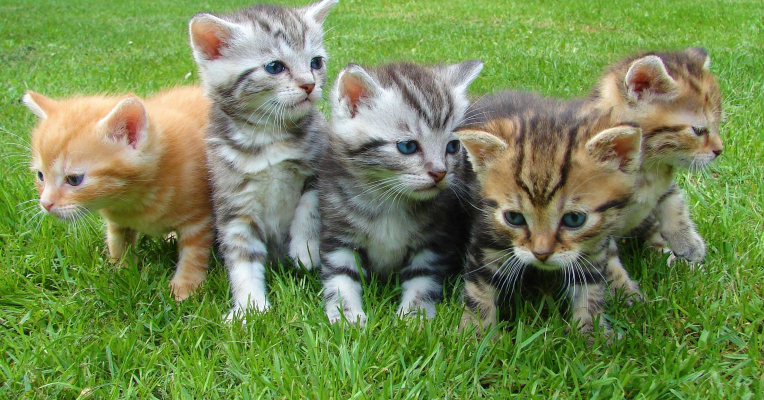
#> input picture OpenCV/ObjectDetectionTracking/02_CatDetection/image/01.jpg, 1528 x 800 px (shown at 1/2 size)
$ jupyter execute CatDetection.ipynb
#> lines starting #> are read from the running program, lines starting #| are printed output that depends on the picture; after the words box and inside, x2 and y2 are one past the last pixel; in counts of white or black regions, pixels touching at a corner belong together
# Cat Detection

Explanation:
detector.detectMultiScale(gray, scaleFactor=1.3, minNeighbors=10, minSize=(75, 75))
- use grayscale image to detect objects;
- scaleFactor define the scale for image pyramid;
- minNeighbors defines number of bounding box tracked in the area as searched object;
- minSize is minimal size of image to be detected.

Procs:
- fast approach;
- idependant from location, scale;
- can run in real-time;
- models can be trained for other objects such as cars, bananas, road signs;

Cons:
- minNeighbour, scaleFactor usually should be tuned;

## Utilities

[cell 1]
import argparse
import imutils
import time
from matplotlib import pyplot as plt
import numpy as np
import cv2
import matplotlib.pyplot as plt
plt.rcParams["figure.figsize"] = (20,10)

[cell 2]
IMG_PATH = "image/01.jpg"
MODEL_PATH = "haarcascade_frontalcatface.xml"

[cell 3]
# load the input image and convert it to grayscale
image = cv2.imread(IMG_PATH)
#> image is the input picture: shape (800, 1528, 3); mean B, G, R 82.8, 137.8, 116.2
gray = cv2.cvtColor(image, cv2.COLOR_BGR2GRAY)
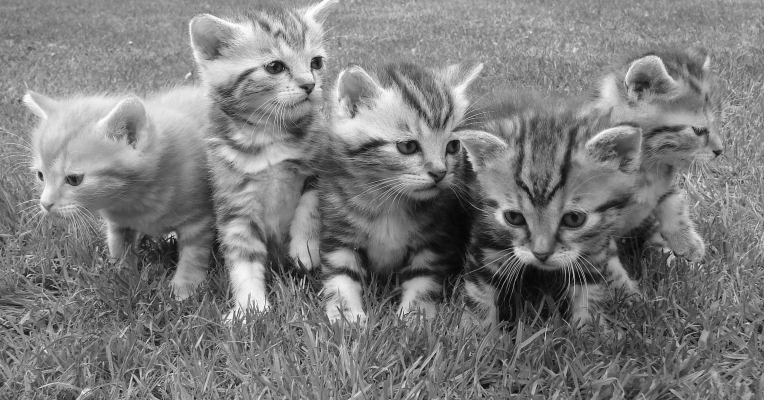
#> gray: shape (800, 1528) (shown at 1/2 size); min 0, max 255, mean 125.1
#plt.imshow(gray, cmap='gray')
# load the cat detector Haar cascade, then detect cat faces
# in the input image
detector = cv2.CascadeClassifier(MODEL_PATH)
rects = detector.detectMultiScale(gray, scaleFactor=1.1, minNeighbors=10, minSize=(60, 60))
#> rects = [[767, 210, 201, 201], [959, 330, 257, 257]]
# loop over the cat faces and draw a rectangle surrounding each
for (i, (x, y, w, h)) in enumerate(rects):
    cv2.rectangle(image, (x, y), (x + w, y + h), (0, 0, 255), 4)
    cv2.putText(image, "Cat #{}".format(i + 1), (x, y - 10), cv2.FONT_HERSHEY_SIMPLEX, 0.55, (0, 0, 255), 2)
#> this loop made 2 passes
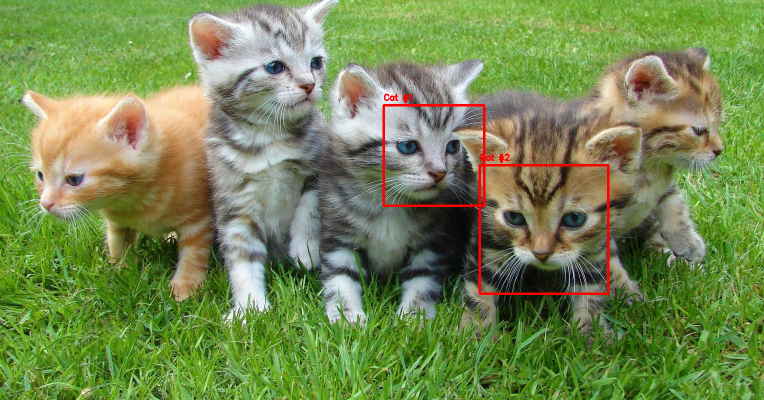
#> image: shape (800, 1528, 3) (shown at 1/2 size); 0.81% of pixels changed, all inside (x1, y1, x2, y2) = (765, 187, 1219, 590)
# show the detected cat faces
image = cv2.cvtColor(image, cv2.COLOR_BGR2RGB)
plt.imshow(image)

## Image Pyramid

[cell 4]
import imutils
def pyramid(image, scale=1.5, minSize=(30, 30)):
    # yield the original image
    yield image
    # keep looping over the pyramid
    while True:
        # compute the new dimensions of the image and resize it
        w = int(image.shape[1] / scale)
        image = imutils.resize(image, width=w)
        # if the resized image does not meet the supplied minimum
        # size, then stop constructing the pyramid
        if image.shape[0] < minSize[1] or image.shape[1] < minSize[0]:
            break
        # yield the next image in the pyramid
        yield image

[cell 5]
SCALE = 2
image = cv2.imread(IMG_PATH)
for (i, resized) in enumerate(pyramid(image, scale=SCALE)):
    # show the resized image
    cv2.imshow("Layer {}".format(i + 1), resized)
    cv2.waitKey(0)
#> this loop made 5 passes
#> pass 2, `cv2.imshow("Layer {}".format(i + 1), resized)`:
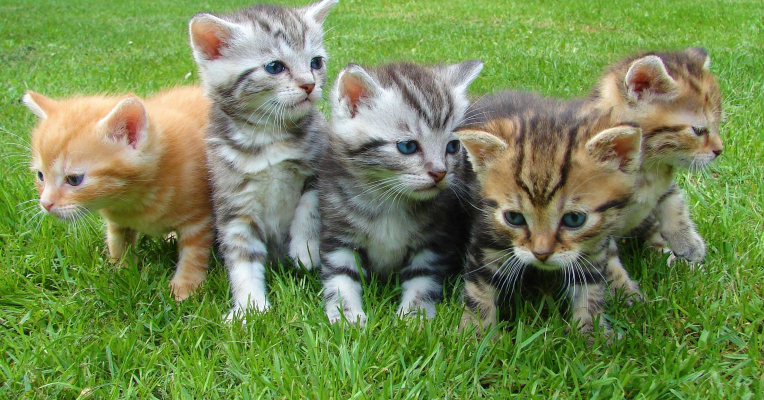
#> window 'Layer 2': shape (400, 764, 3); mean B, G, R 82.9, 137.9, 116.3
# close all windows
cv2.destroyAllWindows()
